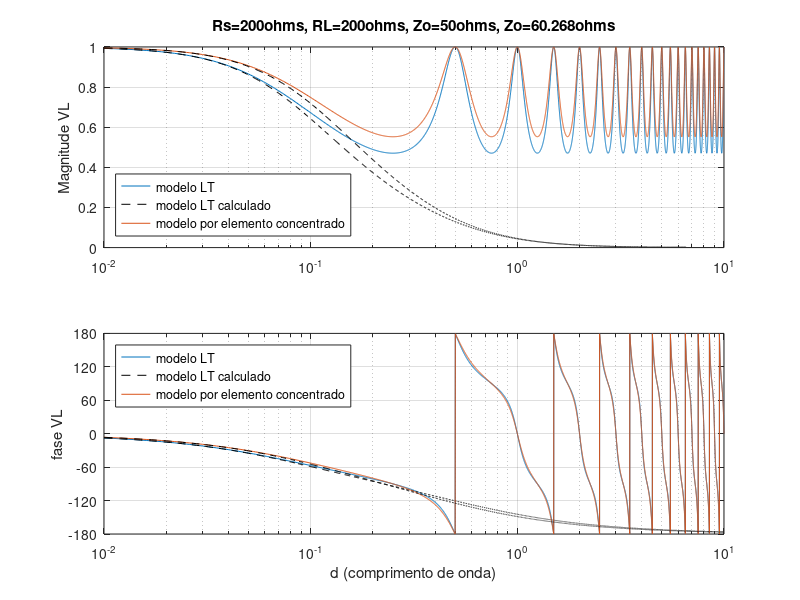

MATLAB code for this plot:
% Arquivo.m: ML0203

% Consideramos fios de conexão entre uma fonte
% e uma carga e desejamos demonstrar quando estes fios
% tem que ser modelados por elementos concentrados, e também
% quando a representação por elementos concentrados deve ser substituída
% por LT (elementos distribuídos).
% O programa considera um circuito completo, com o comprimento da LT
% sem perdas dado em comprimentos de onda.
% A magnitude e a fase da tensão na carga são traçadas em função do
% comprimento da linha em comprimentos de onda.

% Wentworth, 15/3/06

% Resiltados elemento concentrado:
% vLLe tensão na carga 
% VLLE magnitude da tensão na carga 
% phLLE fase da tensão na carga
% Z1 combinação paralela de RL e capacitor concentrado
% Z2 combinação série de RS e indutor concentrado
% XXstr dadi vetor de texto

% Inicialização
clc
clear all
close all

Zo = 50;
Zo_calc = 60.268;
RS = 200;
RL = 200;
Vs = 2;
d = 0.01:0.001:10;

% ------------- Zo ORIGINAL
% Cálculos LT

GL = (RL-Zo)/(RL+Zo);
num = RL + 1i*Zo.*tan(2*pi.*d);
den = Zo+1i*RL.*tan(2*pi.*d);
Zin = Zo.*num./den;
Vin = Vs.*Zin./(Zin+RS);
Vop = Vin./(exp(1i*2*pi.*d)+GL.*exp(-1i*2*pi.*d));
vLTL = Vop.*(1+GL);
VLTL = abs(vLTL);
phLTL = 180.*angle(vLTL)./pi;

% Cálculos elementos concentrados

A = -1i.*Zo./(2*pi.*d);
Z1 = (RL.*A)./(RL+A);
Z2 = RS+1i*2*pi*Zo.*d;
vLLE = Vs.*Z1./(Z1+Z2);
VLLE = abs(vLLE);
phLLE = 180.*angle(vLLE)./pi;

% ------------- Zo CALCULADO
% Cálculos LT
GL = (RL-Zo_calc)/(RL+Zo_calc);
num = RL + 1i*Zo_calc.*tan(2*pi.*d);
den = Zo_calc+1i*RL.*tan(2*pi.*d);
Zin = Zo_calc.*num./den;
Vin = Vs.*Zin./(Zin+RS);
Vop = Vin./(exp(1i*2*pi.*d)+GL.*exp(-1i*2*pi.*d));
vLTL = Vop.*(1+GL);
VLTL_calc = abs(vLTL);
phLTL_calc = 180.*angle(vLTL)./pi;

% Cálculos elementos concentrados
A = -1i.*Zo_calc./(2*pi.*d);
Z1 = (RL.*A)./(RL+A);
Z2 = RS+1i*2*pi*Zo_calc.*d;
vLLE = Vs.*Z1./(Z1+Z2);
VLLE_calc = abs(vLLE);
phLLE_calc = 180.*angle(vLLE)./pi;


% Geração do primeiro gráfico
subplot(211)
semilogx(d, VLTL, d, VLLE, '--k'); hold on;
semilogx(d, VLTL_calc, d, VLLE_calc, '--k')
ylabel('Magnitude VL');
grid on
h = legend('modelo LT', 'modelo LT calculado', 'modelo por elemento concentrado');
legend (h, "location", "southwest");

% Definição das informações do título
RSstr = strcat('Rs=', num2str(RS),'ohms');
RLstr = strcat(', RL=', num2str(RL),'ohms');
Zostr = strcat(', Zo=', num2str(Zo),'ohms');
Zostr_calc = strcat(', Zo=', num2str(Zo_calc),'ohms');
Tstr = cstrcat(RSstr,RLstr,Zostr, Zostr_calc);
title(Tstr)


% Geração do segundo gráfico
subplot(212)
semilogx(d, phLTL, d, phLLE, '--k'); hold on;
semilogx(d, phLTL_calc, d, phLLE_calc, '--k')
axis([0.01 10 -180 180])
set(gca, 'YTick', [-180:60:180])

% Notar que o comando gca reconhece o eixo atual
% sendo seguido pelos valores inicial:passo:final
% para identificar as marcas "YTICK"

ylabel('fase VL')
h = legend('modelo LT', 'modelo LT calculado', 'modelo por elemento concentrado');
legend (h, "location", "northwest");
xlabel('d (comprimento de onda)')
grid on